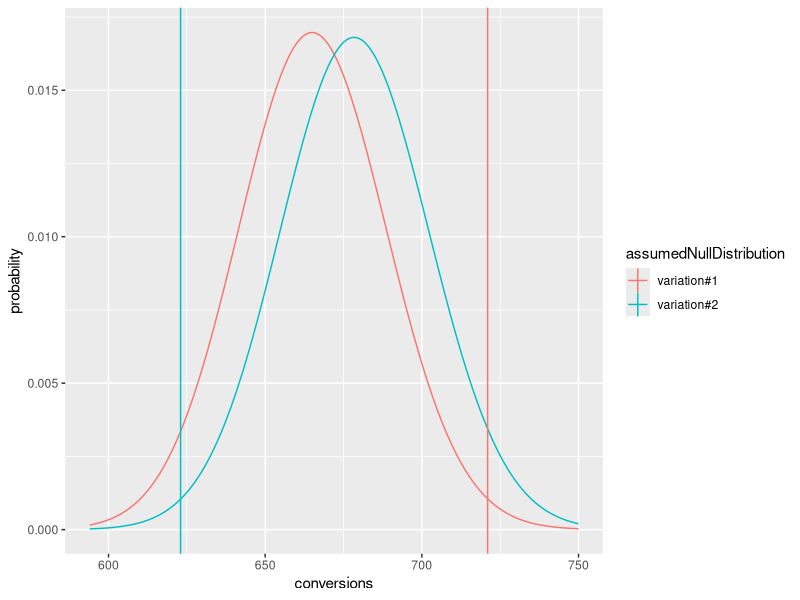

This chart was generated by the following R code:
## ---- chunk 1
# Working a rate significance test related to the problem stated in http://blog.sumall.com/journal/optimizely-got-me-fired.html
# echo "library(knitr); knit('rateTestExample.Rmd')" | R --vanilla ; pandoc rateTestExample.md -o rateTestExample.html

# type in data
d <- data.frame(name=c('variation#1','variation#2'),visitors=c(3920,3999),conversions=c(721,623))
d$rates <- d$conversions/d$visitors
print(d)

# for our null-hypothesis assume the two rates are identical.
# under this hypothesis we can pool the data to get an estimate of what
# common rate we are looking at.
baseRate <- sum(d$conversions)/sum(d$visitors)
print(baseRate)

# write down how far the observed counts are from the expected values
d$expectation <- d$visitors*baseRate
d$difference <- d$conversions-d$expectation

# compute the one and two-sided significances of this from a Binomial model
# return p( lowConversions <= conversions <= highConversions | visitors,rate)
pInterval <- function(visitors,rate,lowConversions,highConversions) {
  # pbinom(obs,total,rate) = P[obs <= total | rate]
  pbinom(highConversions,visitors,rate) - 
     pbinom(lowConversions-1,visitors,rate)
}
d$pAtLeastAbsDiff <- 1 - pInterval(d$visitors,baseRate,
   d$expectation-(abs(d$difference)-1),
   d$expectation+(abs(d$difference)-1))

# also show estimate of typical deviation and z-like score
d$expectedDeviation <- sqrt(baseRate*(1-baseRate)*d$visitors)
d$Z <- abs(d$difference)/d$expectedDeviation

print(d)

# plot pooled rate null-hypothesis
library(ggplot2)
library(reshape2)
plotD <- data.frame(conversions=
   (floor(min(d$expectation) - 3*max(d$expectedDeviation))):
   (ceiling(max(d$expectation) + 3*max(d$expectedDeviation))))
plotD[,as.character(d$name[1])] <- dbinom(plotD$conversions,d$visitors[1],baseRate)
plotD[,as.character(d$name[2])] <- dbinom(plotD$conversions,d$visitors[2],baseRate)


thinD <- melt(plotD,id.vars=c('conversions'),
   variable.name='assumedNullDistribution',value.name='probability')
# In this plot the two distributions are assumed to have the same
# conversion rate, so the only distributional difference is from the
# different total number of visitors.  The vertical lines are the
# observed conversion counts for each group.
ggplot(data=thinD,aes(x=conversions,y=probability,color=assumedNullDistribution)) + 
   geom_line() + geom_vline(data=d,aes(xintercept=conversions,color=name))

